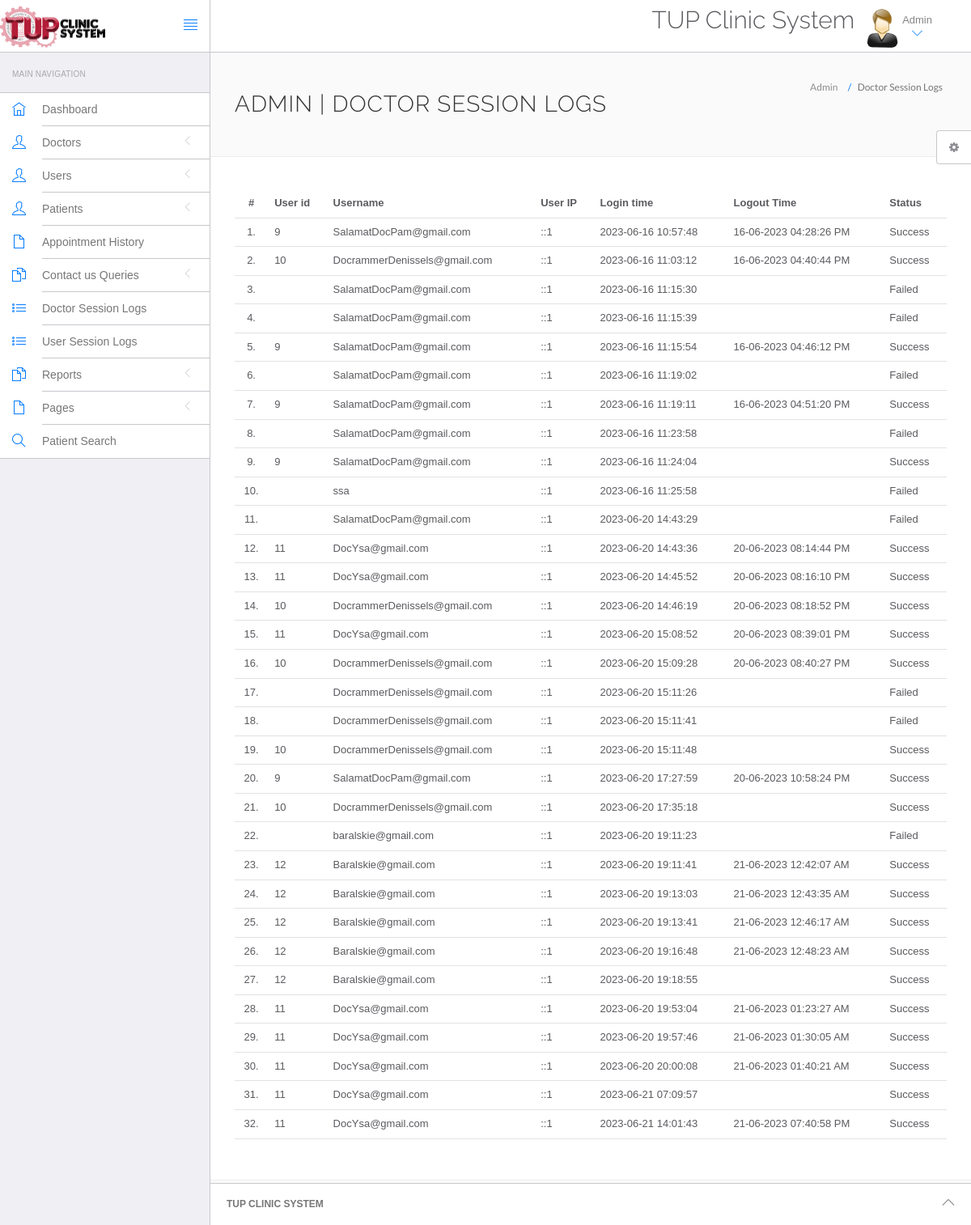
Page /hms/admin/doctor-logs.php (signed in) on the committed database.
### tables this page shows
CREATE TABLE `doctorslog` (
  `id` int(11) NOT NULL,
  `uid` int(11) DEFAULT NULL,
  `username` varchar(255) DEFAULT NULL,
  `userip` binary(16) DEFAULT NULL,
  `loginTime` timestamp NULL DEFAULT current_timestamp(),
  `logout` varchar(255) DEFAULT NULL,
  `status` int(11) DEFAULT NULL
);

### hms/admin/doctor-logs.php (the view, shortened to what this page needs)
<?php
include('include/config.php');
if(strlen($_SESSION['id']==0)) {
 header('location:logout.php');
  } else{
?>
<!DOCTYPE html>
<html lang="en">
	<head>
		<link rel="stylesheet" href="vendor/bootstrap/css/bootstrap.min.css">
		<link rel="stylesheet" href="vendor/fontawesome/css/font-awesome.min.css">
		<link rel="stylesheet" href="vendor/themify-icons/themify-icons.min.css">
		<link href="vendor/animate.css/animate.min.css" rel="stylesheet" media="screen">
		<link href="vendor/perfect-scrollbar/perfect-scrollbar.min.css" rel="stylesheet" media="screen">
		<link href="vendor/switchery/switchery.min.css" rel="stylesheet" media="screen">
		<link href="vendor/bootstrap-touchspin/jquery.bootstrap-touchspin.min.css" rel="stylesheet" media="screen">
		<link href="vendor/select2/select2.min.css" rel="stylesheet" media="screen">
		<link href="vendor/bootstrap-datepicker/bootstrap-datepicker3.standalone.min.css" rel="stylesheet" media="screen">
		<link href="vendor/bootstrap-timepicker/bootstrap-timepicker.min.css" rel="stylesheet" media="screen">
		<link rel="stylesheet" href="assets/css/styles.css">
		<link rel="stylesheet" href="assets/css/plugins.css">
		<link rel="stylesheet" href="assets/css/themes/theme-1.css" id="skin_color" />
	</head>
	<body>
		<div id="app">
<?php include('include/sidebar.php');?>
			<div class="app-content">
					<?php include('include/header.php');?>
				<div class="main-content" >
					<div class="wrap-content container" id="container">
						<section id="page-title">
							<div class="row">
								<div class="col-sm-8">
									<h1 class="mainTitle">Admin  | Doctor Session Logs</h1>
																	</div>
								<ol class="breadcrumb">
									<li>
										<span>Admin </span>
									</li>
									<li class="active">
										<span>Doctor Session Logs</span>
									</li>
								</ol>
							</div>
						</section>
						<div class="container-fluid container-fullw bg-white">
									<div class="row">
								<div class="col-md-12">
									<table class="table table-hover" id="sample-table-1">
										<thead>
											<tr>
												<th class="center">#</th>
												<th class="hidden-xs">User id</th>
												<th>Username</th>
												<th>User IP</th>
												<th>Login time</th>
												<th>Logout Time </th>
												<th> Status </th>
											</tr>
										</thead>
										<tbody>
<?php
$sql=mysqli_query($con,"select * from doctorslog ");
$cnt=1;
while($row=mysqli_fetch_array($sql))
{
?>
											<tr>
												<td class="center"><?php echo $cnt;?>.</td>
												<td class="hidden-xs"><?php echo $row['uid'];?></td>
												<td class="hidden-xs"><?php echo $row['username'];?></td>
												<td><?php echo $row['userip'];?></td>
												<td><?php echo $row['loginTime'];?></td>
												<td><?php echo $row['logout'];?>
												</td>
												<td>
<?php if($row['status']==1)
{
	echo "Success";
}
else
{
	echo "Failed";
}?>
</td>
											</tr>
											<?php
$cnt=$cnt+1;
											 }?>
										</tbody>
									</table>
								</div>
							</div>
								</div>
					</div>
				</div>
			</div>
	<?php include('include/footer.php');?>
	<?php include('include/setting.php');?>
		</div>
	</body>
</html>
<?php } ?>

### hms/admin/assets/css/themes/theme-1.css (style rules this page uses)
body { background: #FAFAFA; }

### rows in the picture
doctorslog: uid "9", username "SalamatDocPam@gmail.com", userip "::1", loginTime "2023-06-16 10:57:48", logout "16-06-2023 04:28:26 PM", status "Success"
doctorslog: uid "10", username "DocrammerDenissels@gmail.com", userip "::1", loginTime "2023-06-16 11:03:12", logout "16-06-2023 04:40:44 PM", status "Success"
doctorslog: username "SalamatDocPam@gmail.com", userip "::1", loginTime "2023-06-16 11:15:30", status "Failed"
doctorslog: username "SalamatDocPam@gmail.com", userip "::1", loginTime "2023-06-16 11:15:39", status "Failed"
doctorslog: uid "9", username "SalamatDocPam@gmail.com", userip "::1", loginTime "2023-06-16 11:15:54", logout "16-06-2023 04:46:12 PM", status "Success"
doctorslog: username "SalamatDocPam@gmail.com", userip "::1", loginTime "2023-06-16 11:19:02", status "Failed"
doctorslog: uid "9", username "SalamatDocPam@gmail.com", userip "::1", loginTime "2023-06-16 11:19:11", logout "16-06-2023 04:51:20 PM", status "Success"
doctorslog: username "SalamatDocPam@gmail.com", userip "::1", loginTime "2023-06-16 11:23:58", status "Failed"
doctorslog: uid "9", username "SalamatDocPam@gmail.com", userip "::1", loginTime "2023-06-16 11:24:04", status "Success"
doctorslog: username "ssa", userip "::1", loginTime "2023-06-16 11:25:58", status "Failed"
doctorslog: username "SalamatDocPam@gmail.com", userip "::1", loginTime "2023-06-20 14:43:29", status "Failed"
doctorslog: uid "11", username "DocYsa@gmail.com", userip "::1", loginTime "2023-06-20 14:43:36", logout "20-06-2023 08:14:44 PM", status "Success"
doctorslog: uid "11", username "DocYsa@gmail.com", userip "::1", loginTime "2023-06-20 14:45:52", logout "20-06-2023 08:16:10 PM", status "Success"
doctorslog: uid "10", username "DocrammerDenissels@gmail.com", userip "::1", loginTime "2023-06-20 14:46:19", logout "20-06-2023 08:18:52 PM", status "Success"
doctorslog: uid "11", username "DocYsa@gmail.com", userip "::1", loginTime "2023-06-20 15:08:52", logout "20-06-2023 08:39:01 PM", status "Success"
doctorslog: uid "10", username "DocrammerDenissels@gmail.com", userip "::1", loginTime "2023-06-20 15:09:28", logout "20-06-2023 08:40:27 PM", status "Success"
doctorslog: username "DocrammerDenissels@gmail.com", userip "::1", loginTime "2023-06-20 15:11:26", status "Failed"
doctorslog: username "DocrammerDenissels@gmail.com", userip "::1", loginTime "2023-06-20 15:11:41", status "Failed"
doctorslog: uid "10", username "DocrammerDenissels@gmail.com", userip "::1", loginTime "2023-06-20 15:11:48", status "Success"
doctorslog: uid "9", username "SalamatDocPam@gmail.com", userip "::1", loginTime "2023-06-20 17:27:59", logout "20-06-2023 10:58:24 PM", status "Success"
doctorslog: uid "10", username "DocrammerDenissels@gmail.com", userip "::1", loginTime "2023-06-20 17:35:18", status "Success"
doctorslog: username "baralskie@gmail.com", userip "::1", loginTime "2023-06-20 19:11:23", status "Failed"
doctorslog: uid "12", username "Baralskie@gmail.com", userip "::1", loginTime "2023-06-20 19:11:41", logout "21-06-2023 12:42:07 AM", status "Success"
doctorslog: uid "12", username "Baralskie@gmail.com", userip "::1", loginTime "2023-06-20 19:13:03", logout "21-06-2023 12:43:35 AM", status "Success"
doctorslog: uid "12", username "Baralskie@gmail.com", userip "::1", loginTime "2023-06-20 19:13:41", logout "21-06-2023 12:46:17 AM", status "Success"
doctorslog: uid "12", username "Baralskie@gmail.com", userip "::1", loginTime "2023-06-20 19:16:48", logout "21-06-2023 12:48:23 AM", status "Success"
doctorslog: uid "12", username "Baralskie@gmail.com", userip "::1", loginTime "2023-06-20 19:18:55", status "Success"
doctorslog: uid "11", username "DocYsa@gmail.com", userip "::1", loginTime "2023-06-20 19:53:04", logout "21-06-2023 01:23:27 AM", status "Success"
doctorslog: uid "11", username "DocYsa@gmail.com", userip "::1", loginTime "2023-06-20 19:57:46", logout "21-06-2023 01:30:05 AM", status "Success"
doctorslog: uid "11", username "DocYsa@gmail.com", userip "::1", loginTime "2023-06-20 20:00:08", logout "21-06-2023 01:40:21 AM", status "Success"
doctorslog: uid "11", username "DocYsa@gmail.com", userip "::1", loginTime "2023-06-21 07:09:57", status "Success"
doctorslog: uid "11", username "DocYsa@gmail.com", userip "::1", loginTime "2023-06-21 14:01:43", logout "21-06-2023 07:40:58 PM", status "Success"
